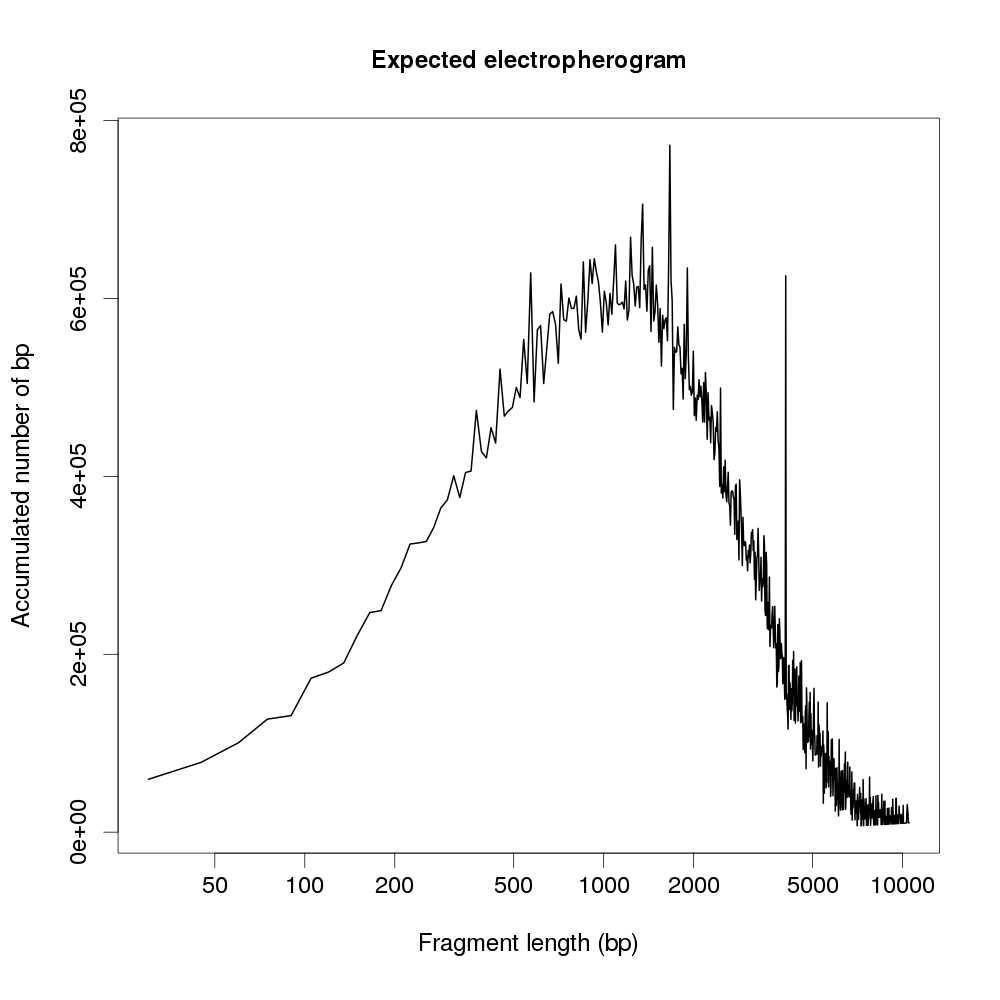

The R source for this figure:
bp <- as.matrix(read.table('RCATGY/bp.txt'))
low        <- 20
while (is.na(match(low, bp[,1]))) {
   low <- low + 1
}
high       <- 10500
while (is.na(match(high, bp[,1]))){
   high <- high + 1
}
index.low  <- match(low, bp[,1])
index.high <- match(high, bp[,1])
value.low  <- min(bp[index.low:index.high, 2])
value.high <- max(bp[index.low:index.high, 2])
png(filename = 'electropherogram.png', width = 1000, height = 1000)
par(mex = 2)
plot(c(low, high), c(value.low, value.high), type="n", log="x", 
   cex.main = 2, cex.axis = 2, cex.lab = 2, main = "Expected electropherogram",
   xlab = "Fragment length (bp)", ylab = "Accumulated number of bp")
lines(bp[index.low:index.high, 1], bp[index.low:index.high, 2], lwd = 2)
dev.off()
